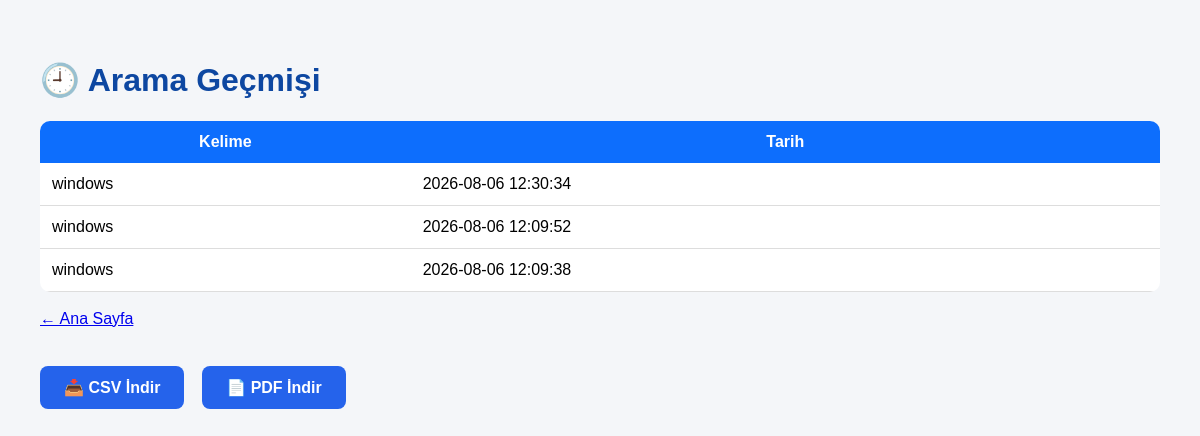
The app's page /history, older data.
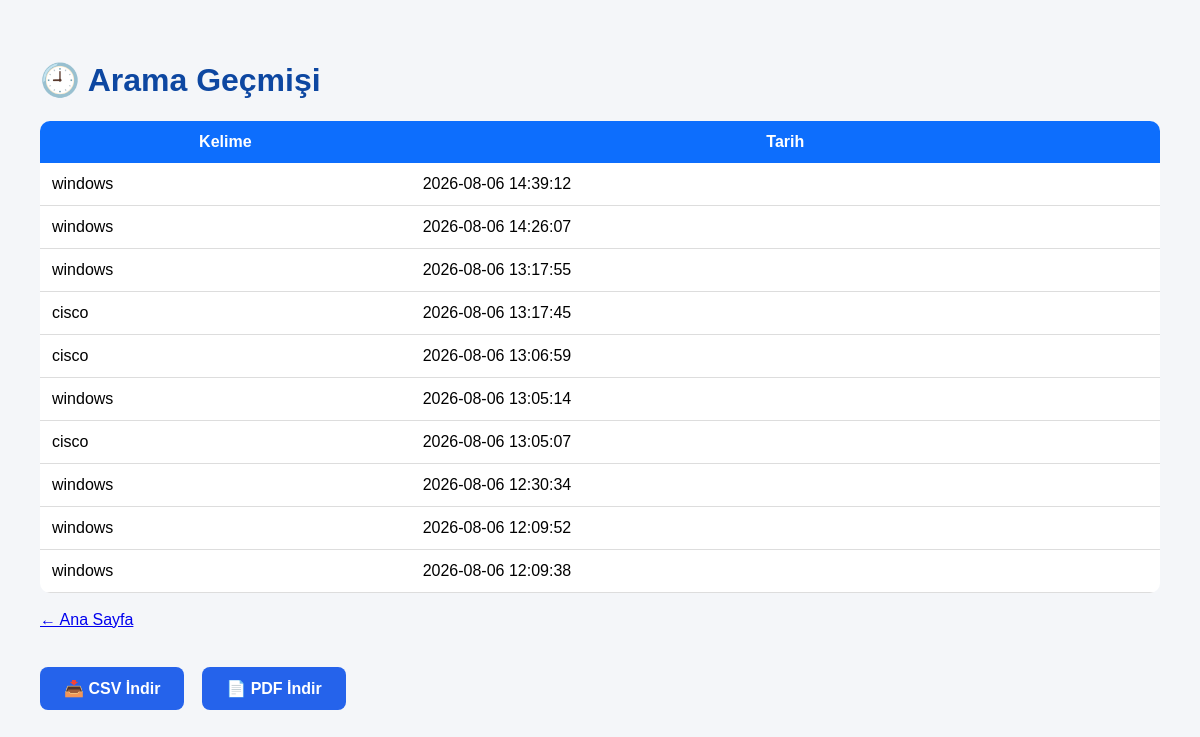
The same page, newer data.
### tables this page shows
CREATE TABLE searches (
            id INTEGER PRIMARY KEY AUTOINCREMENT,
            keyword TEXT NOT NULL,
            search_date TIMESTAMP DEFAULT CURRENT_TIMESTAMP
        );

### main.py (the view)
@app.route("/history")
def history():
    searches = get_searches()
    return render_template(
        "history.html",
        searches=searches
    )

### database.py (called while the page is built)
def get_searches():
    conn = sqlite3.connect(DB_NAME)
    cursor = conn.cursor()
    cursor.execute("""
        SELECT keyword, search_date
        FROM searches
        ORDER BY id DESC
    """)
    rows = cursor.fetchall()
    conn.close()
    return rows

### templates/history.html (shortened to what this page needs)
<!DOCTYPE html>
<html lang="tr">
<head>
    <link rel="stylesheet"
          href="{{ url_for('static', filename='css/style.css') }}">
</head>
<body>
<div class="container">
<h1>🕘 Arama Geçmişi</h1>
<table>
<tr>
<th>Kelime</th>
<th>Tarih</th>
</tr>
{% for row in searches %}
<tr>
<td>{{ row[0] }}</td>
<td>{{ row[1] }}</td>
</tr>
{% endfor %}
</table>
<br>
<a href="/">← Ana Sayfa</a>
<br><br>
<a class="history-button" href="/download-csv">
    📥 CSV İndir
</a>
<a class="history-button" href="/download-pdf">
    📄 PDF İndir
</a>
</div>
</body>
</html>

### static/css/style.css (style rules this page uses)
body { margin:0; padding:40px; background:#f4f6f9; font-family:Arial, Helvetica, sans-serif; }
h1 { color:#0d47a1; }
table { width:100%; border-collapse:collapse; background:white; border-radius:10px; overflow:hidden; }
th { background:#0d6efd; color:white; padding:12px; }
td { padding:12px; border-bottom:1px solid #ddd; }
.history-button { display:inline-block; margin-top:20px; padding:12px 24px; background:#2563eb; color:white; text-decoration:none; border-radius:8px; font-weight:bold; transition:0.3s; }

Row changes from the older to the newer data that the page shows:
added searches: keyword "windows", search_date "2026-08-06 14:39:12"
added searches: keyword "windows", search_date "2026-08-06 14:26:07"
added searches: keyword "windows", search_date "2026-08-06 13:17:55"
added searches: keyword "cisco", search_date "2026-08-06 13:17:45"
added searches: keyword "cisco", search_date "2026-08-06 13:06:59"
added searches: keyword "windows", search_date "2026-08-06 13:05:14"
added searches: keyword "cisco", search_date "2026-08-06 13:05:07"
